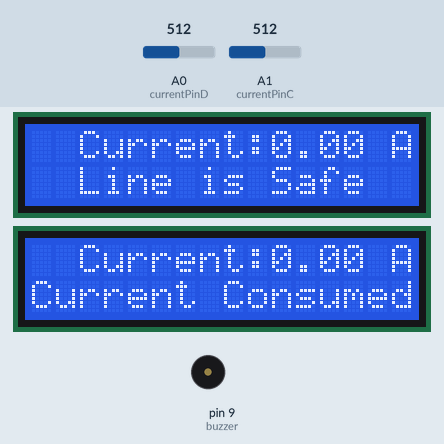
A sketch run on a simulated Arduino Uno, built with avr-gcc and run on an emulated ATmega328P. Shown: 2 × 16×2 character LCD, buzzer (waves = sounding, pin HIGH). The inputs (shaded band) are chosen by the test bench; at power-on: A0 (currentPinD) = 512, A1 (currentPinC) = 512. What the sketch prints to the serial monitor is not drawn.

Above: at 3.0 s.

The sketch:

Power_Theft_detection.ino
```cpp
//LCD display
#include <Wire.h>
#include <LiquidCrystal_I2C.h>
LiquidCrystal_I2C lcd1(0x27, 16, 2); // << Address 1
LiquidCrystal_I2C lcd2(0x21, 16, 2); // << Address 2

//Current sensors
//Distribution sensor
const int currentPinD = A0;
int sensitivity = 66;
int adcValueD = 0;
int offsetVoltage = 2500;
double adcVoltageD = 0;
double currentValueD = 0;

//Consumer sensor
const int currentPinC = A1;
//int sensitivity = 66;
int adcValueC = 0;
//int offsetVoltage = 2500;
double adcVoltageC = 0;
double currentValueC = 0;

//SENSOR 1
int MinS1;
int MaxS1;
int AnalogS1;


//SENSOR 2
int MinS2;
int MaxS2;
int AnalogS2;

//Buzzer
const int buzzer = 9;


void setup()
{

  Serial.begin(9600);
  delay(2000);

  //LCD display
  lcd1.init();
  lcd2.init();
  lcd1.backlight();
  lcd2.backlight();

  pinMode(buzzer, OUTPUT);

}


void loop()
{

  MinS1 = 1023;     //Initilize/reset to limit
  MaxS1 = 0;        //Initilize/reset to limit

  MinS2 = 1023;     //Initilize/reset to limit
  MaxS2 = 0;        //Initilize/reset to limit


  //Take 1000 readings, find min, max, and average.  This loop takes about 100ms.
  for (int i = 0; i < 1000; i++)
  {
    AnalogS1 = analogRead(currentPinD);

    if (AnalogS1 < MinS1)
      MinS1 = AnalogS1;

    if (AnalogS1 > MaxS1)
      MaxS1 = AnalogS1;

    AnalogS2 = analogRead(currentPinC);

    if (AnalogS2 < MinS2)
      MinS2 = AnalogS2;

    if (AnalogS2 > MaxS2)
      MaxS2 = AnalogS2;
  }


  // print results
  //Serial.print ( " MinS1 = ");
  //Serial.print (MinS1);

  //Serial.print ( " MaxS1 = ");
  //Serial.println(MaxS1);

  int ValueS1 = (MaxS1 - MinS1);
  Serial.println(ValueS1);

  // print results
  //Serial.print ( " MinS2 = ");
  //Serial.print (MinS2);

  //Serial.print ( " MaxS2 = ");
  //Serial.println(MaxS2);

  int ValueS2 = (MaxS2 - MinS2);
  Serial.println(ValueS2);

  delay(500);    //Optional delay for readability

  double D = Sensor1();
  Serial.print("Distribution side");
  Serial.println(D);
  lcd1.setCursor(2, 0);
  lcd1.print("Current: ");
  lcd1.setCursor(10, 0);
  lcd1.print(D);
  lcd1.setCursor(14, 0);
  lcd1.print(" A");
  lcd1.setCursor(0, 1);
  lcd1.print("  Line is Safe");
  //lcd1.clear();

  double C = Sensor2();
  Serial.print("Consumer side");
  Serial.println(C);
  lcd2.setCursor(2, 0);
  lcd2.print("Current: ");
  lcd2.setCursor(10, 0);
  lcd2.print(C);
  lcd2.setCursor(14, 0);
  lcd2.print(" A");
  lcd2.setCursor(0, 1);
  lcd2.print("Current Consumed");
  delay(5000);
  //lcd2.clear();

  if ((ValueS1 >= 12) && (ValueS2 <= 10)) {
    Serial.println("Electricity Theft detected");
    tone(buzzer, 1000); // Send 1KHz sound signal...
    //delay(5000);        // ...for 1 sec
    lcd1.setCursor(2, 0);
    lcd1.print(" WARNING !!!");
    //lcd1.setCursor(10, 0);
    //lcd1.print(D);
    lcd1.setCursor(0, 1);
    lcd1.print("Theft Detected!");
    delay(5000);
    lcd1.clear();
    noTone(buzzer);     // Stop sound...
    delay(1000);
  }

  else if ((ValueS1 >= 28) && (ValueS2 >= 18)) {
    Serial.println("Electricity Theft detected");
    tone(buzzer, 1000); // Send 1KHz sound signal...
    //delay(5000);        // ...for 1 sec
    lcd1.setCursor(2, 0);
    lcd1.print(" WARNING !!!");
    //lcd1.setCursor(10, 0);
    //lcd1.print(D);
    lcd1.setCursor(0, 1);
    lcd1.print("Theft Detected!");
    delay(5000);
    lcd1.clear();
    noTone(buzzer);     // Stop sound...
    delay(1000);
  }


}

double Sensor1() {

  adcValueD = analogRead(currentPinD);
  adcVoltageD = (adcValueD / 1024.0) * 5000;
  currentValueD = ((adcVoltageD - offsetVoltage) / sensitivity);

  //Serial.print("Raw Sensor Value = " );
  //Serial.print(adcValueD);
  //delay(2000);
  //Serial.print("\t Voltage(mV) = ");
  //Serial.print(adcVoltageD, 3);
  //delay(2000);
  //Serial.print("\t Distribution Current = ");
  //Serial.println(currentValueD, 3);
  //delay(2000);
  double S1 = abs(currentValueD);
  return S1;

}

double Sensor2() {

  adcValueC = analogRead(currentPinC);
  adcVoltageC = (adcValueC / 1024.0) * 5000;
  currentValueC = ((adcVoltageC - offsetVoltage) / sensitivity);

  //Serial.print("Raw Sensor Value = " );
  //Serial.print(adcValueC);
  //delay(2000);
  //Serial.print("\t Voltage(mV) = ");
  //Serial.print(adcVoltageC, 3);
  //delay(2000);
  //Serial.print("\t Consumer Current = ");
  //Serial.println(currentValueC, 3);
  //delay(2000);
  double S2 = abs(currentValueC);
  return S2;
}
```
